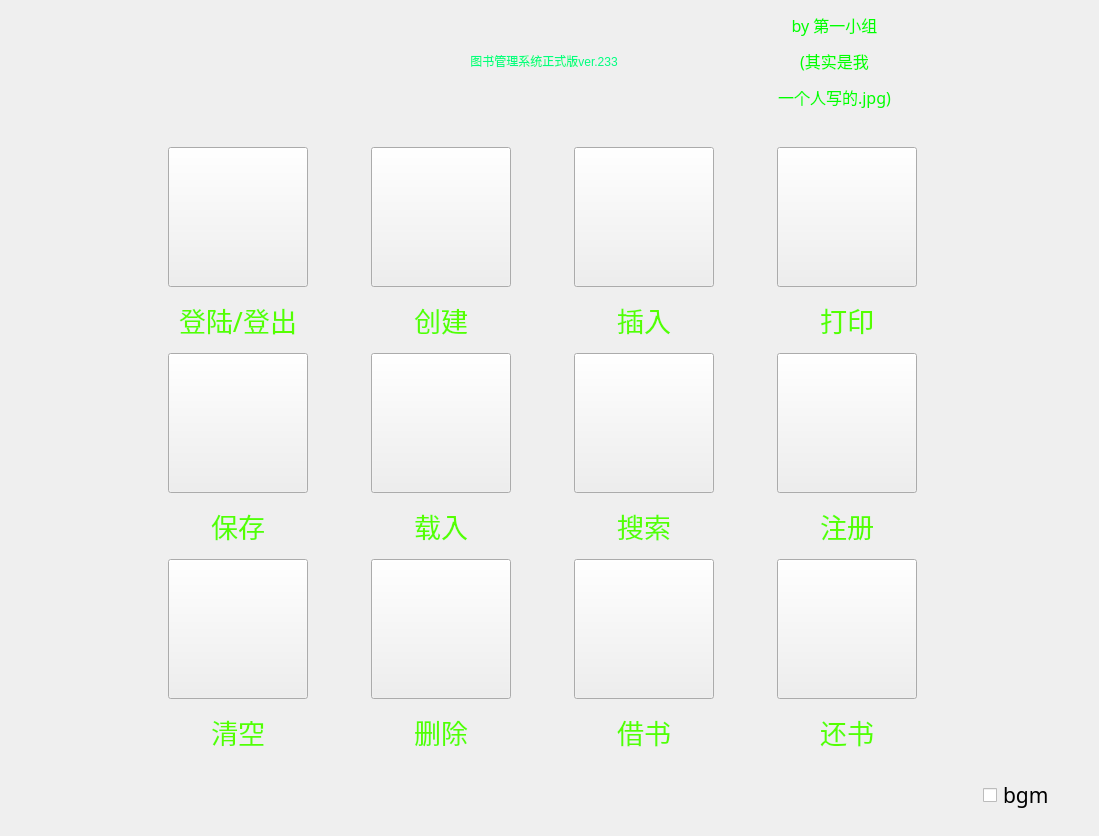
<?xml version="1.0" encoding="UTF-8"?>
<ui version="4.0">
 <class>Widget</class>
 <widget class="QWidget" name="Widget">
  <property name="geometry">
   <rect>
    <x>0</x>
    <y>0</y>
    <width>1099</width>
    <height>836</height>
   </rect>
  </property>
  <property name="windowTitle">
   <string>图书管理系统正式版ver.233</string>
  </property>
  <property name="windowIcon">
   <iconset resource="appico.qrc">
    <normaloff>:/btn.png</normaloff>:/btn.png</iconset>
  </property>
  <property name="styleSheet">
   <string notr="true">#Widget{border-image: url(:/新前缀/cb8065380cd79123b53fe4beae345982b3b78018.jpg);}</string>
  </property>
  <layout class="QGridLayout" name="gridLayout_2">
   <item row="5" column="1" rowspan="2" colspan="3">
    <layout class="QGridLayout" name="gridLayout" rowstretch="1,1,1,1,1,1" rowminimumheight="1,1,1,1,1,1">
     <item row="0" column="0">
      <widget class="QPushButton" name="loginbutton">
       <property name="minimumSize">
        <size>
         <width>140</width>
         <height>140</height>
        </size>
       </property>
       <property name="maximumSize">
        <size>
         <width>140</width>
         <height>140</height>
        </size>
       </property>
       <property name="baseSize">
        <size>
         <width>0</width>
         <height>0</height>
        </size>
       </property>
       <property name="font">
        <font>
         <family>Agency FB</family>
         <pointsize>60</pointsize>
        </font>
       </property>
       <property name="styleSheet">
        <string notr="true">QPushButton#loginbutton
{
border-image: url(:/冈部1（PNG）.png);
}
QPushButton#loginbutton:hover
{
 border-image:url(:/冈部2（PNG）.png);
}
QPushButton#loginbutton:pressed
{
 border-image:url(:/冈部3（PNG）.png);
}
</string>
       </property>
       <property name="text">
        <string/>
       </property>
      </widget>
     </item>
     <item row="0" column="1">
      <widget class="QPushButton" name="createbutton">
       <property name="minimumSize">
        <size>
         <width>140</width>
         <height>140</height>
        </size>
       </property>
       <property name="maximumSize">
        <size>
         <width>140</width>
         <height>140</height>
        </size>
       </property>
       <property name="font">
        <font>
         <family>Agency FB</family>
         <pointsize>70</pointsize>
        </font>
       </property>
       <property name="styleSheet">
        <string notr="true">QPushButton#createbutton
{
border-image: url(:/嘟嘟噜2（PNG）.png);
}
QPushButton#createbutton:hover
{
border-image: url(:/嘟嘟噜3（PNG）.png);
}
QPushButton#createbutton:pressed
{
border-image: url(:/嘟嘟噜1（PNG）.png);
}</string>
       </property>
       <property name="text">
        <string/>
       </property>
      </widget>
     </item>
     <item row="0" column="2">
      <widget class="QPushButton" name="insertbutton">
       <property name="minimumSize">
        <size>
         <width>140</width>
         <height>140</height>
        </size>
       </property>
       <property name="maximumSize">
        <size>
         <width>140</width>
         <height>140</height>
        </size>
       </property>
       <property name="styleSheet">
        <string notr="true">QPushButton#insertbutton
{
border-image: url(:/阿万音1（PNG）.png);
}
QPushButton#insertbutton:hover
{
border-image: url(:/阿万音2（PNG）.png);
}
QPushButton#insertbutton:pressed
{
border-image: url(:/阿万音3（PNG）.png);
}</string>
       </property>
       <property name="text">
        <string/>
       </property>
      </widget>
     </item>
     <item row="0" column="3">
      <widget class="QPushButton" name="printbutton">
       <property name="minimumSize">
        <size>
         <width>140</width>
         <height>140</height>
        </size>
       </property>
       <property name="maximumSize">
        <size>
         <width>140</width>
         <height>140</height>
        </size>
       </property>
       <property name="styleSheet">
        <string notr="true">QPushButton#printbutton
{
border-image: url(:/萌郁1（PNG）.png);
}
QPushButton#printbutton:hover
{
border-image: url(:/萌郁2（PNG）.png);
}
QPushButton#printbutton:pressed
{
border-image: url(:/萌郁3（PNG）.png);
}</string>
       </property>
       <property name="text">
        <string/>
       </property>
      </widget>
     </item>
     <item row="1" column="0">
      <widget class="QLabel" name="label_2">
       <property name="font">
        <font>
         <family>华文琥珀</family>
         <pointsize>16</pointsize>
        </font>
       </property>
       <property name="text">
        <string>&lt;html&gt;&lt;head/&gt;&lt;body&gt;&lt;p align=&quot;center&quot;&gt;&lt;span style=&quot; font-size:20pt; color:#55ff00;&quot;&gt;登陆/登出&lt;/span&gt;&lt;/p&gt;&lt;/body&gt;&lt;/html&gt;</string>
       </property>
      </widget>
     </item>
     <item row="1" column="1">
      <widget class="QLabel" name="label_3">
       <property name="font">
        <font>
         <family>华文琥珀</family>
         <pointsize>16</pointsize>
        </font>
       </property>
       <property name="text">
        <string>&lt;html&gt;&lt;head/&gt;&lt;body&gt;&lt;p align=&quot;center&quot;&gt;&lt;span style=&quot; font-size:20pt; color:#55ff00;&quot;&gt;创建&lt;/span&gt;&lt;/p&gt;&lt;/body&gt;&lt;/html&gt;</string>
       </property>
      </widget>
     </item>
     <item row="1" column="2">
      <widget class="QLabel" name="label_4">
       <property name="font">
        <font>
         <family>华文琥珀</family>
         <pointsize>16</pointsize>
        </font>
       </property>
       <property name="text">
        <string>&lt;html&gt;&lt;head/&gt;&lt;body&gt;&lt;p align=&quot;center&quot;&gt;&lt;span style=&quot; font-size:20pt; color:#55ff00;&quot;&gt;插入&lt;/span&gt;&lt;/p&gt;&lt;/body&gt;&lt;/html&gt;</string>
       </property>
      </widget>
     </item>
     <item row="1" column="3">
      <widget class="QLabel" name="label_5">
       <property name="font">
        <font>
         <family>华文琥珀</family>
         <pointsize>16</pointsize>
        </font>
       </property>
       <property name="text">
        <string>&lt;html&gt;&lt;head/&gt;&lt;body&gt;&lt;p align=&quot;center&quot;&gt;&lt;span style=&quot; font-size:20pt; color:#55ff00;&quot;&gt;打印&lt;/span&gt;&lt;/p&gt;&lt;/body&gt;&lt;/html&gt;</string>
       </property>
      </widget>
     </item>
     <item row="2" column="0">
      <widget class="QPushButton" name="savebutton">
       <property name="minimumSize">
        <size>
         <width>140</width>
         <height>140</height>
        </size>
       </property>
       <property name="maximumSize">
        <size>
         <width>140</width>
         <height>140</height>
        </size>
       </property>
       <property name="styleSheet">
        <string notr="true">QPushButton#savebutton
{
border-image: url(:/菲莉丝1（PNG）.png);
}
QPushButton#savebutton:hover
{
border-image: url(:/菲莉丝2（PNG）.png);
}
QPushButton#savebutton:pressed
{
border-image: url(:/菲莉丝3（PNG）.png);
}</string>
       </property>
       <property name="text">
        <string/>
       </property>
      </widget>
     </item>
     <item row="2" column="1">
      <widget class="QPushButton" name="loadbutton">
       <property name="minimumSize">
        <size>
         <width>140</width>
         <height>140</height>
        </size>
       </property>
       <property name="maximumSize">
        <size>
         <width>140</width>
         <height>140</height>
        </size>
       </property>
       <property name="styleSheet">
        <string notr="true">QPushButton#loadbutton
{
border-image: url(:/真帆1（PNG）.png);
}
QPushButton#loadbutton:hover
{
border-image: url(:/真帆2（PNG）.png);
}
QPushButton#loadbutton:pressed
{
border-image: url(:/真帆3（PNG）.png);
}</string>
       </property>
       <property name="text">
        <string/>
       </property>
      </widget>
     </item>
     <item row="2" column="2">
      <widget class="QPushButton" name="searchbutton">
       <property name="minimumSize">
        <size>
         <width>140</width>
         <height>140</height>
        </size>
       </property>
       <property name="maximumSize">
        <size>
         <width>140</width>
         <height>140</height>
        </size>
       </property>
       <property name="styleSheet">
        <string notr="true">QPushButton#searchbutton
{
border-image: url(:/琉华子1（PNG）.png);
}
QPushButton#searchbutton:hover
{
border-image: url(:/琉华子2（PNG）.png);
}
QPushButton#searchbutton:pressed
{
border-image: url(:/琉华子3（PNG）.png);
}</string>
       </property>
       <property name="text">
        <string/>
       </property>
      </widget>
     </item>
     <item row="2" column="3">
      <widget class="QPushButton" name="registerbutton">
       <property name="minimumSize">
        <size>
         <width>140</width>
         <height>140</height>
        </size>
       </property>
       <property name="maximumSize">
        <size>
         <width>140</width>
         <height>140</height>
        </size>
       </property>
       <property name="styleSheet">
        <string notr="true">QPushButton#registerbutton
{
border-image: url(:/小动物1（PNG）.png);
}
QPushButton#registerbutton:hover
{
border-image: url(:/小动物2（PNG）.png);
}
QPushButton#registerbutton:pressed
{
border-image: url(:/小动物3（PNG）.png);
}</string>
       </property>
       <property name="text">
        <string/>
       </property>
      </widget>
     </item>
     <item row="3" column="0">
      <widget class="QLabel" name="label_9">
       <property name="font">
        <font>
         <family>华文琥珀</family>
         <pointsize>16</pointsize>
        </font>
       </property>
       <property name="text">
        <string>&lt;html&gt;&lt;head/&gt;&lt;body&gt;&lt;p align=&quot;center&quot;&gt;&lt;span style=&quot; font-size:20pt; color:#55ff00;&quot;&gt;保存&lt;/span&gt;&lt;/p&gt;&lt;/body&gt;&lt;/html&gt;</string>
       </property>
      </widget>
     </item>
     <item row="3" column="1">
      <widget class="QLabel" name="label_8">
       <property name="font">
        <font>
         <family>华文琥珀</family>
         <pointsize>16</pointsize>
        </font>
       </property>
       <property name="text">
        <string>&lt;html&gt;&lt;head/&gt;&lt;body&gt;&lt;p align=&quot;center&quot;&gt;&lt;span style=&quot; font-size:20pt; color:#55ff00;&quot;&gt;载入&lt;/span&gt;&lt;/p&gt;&lt;/body&gt;&lt;/html&gt;</string>
       </property>
      </widget>
     </item>
     <item row="3" column="2">
      <widget class="QLabel" name="label_7">
       <property name="font">
        <font>
         <family>华文琥珀</family>
         <pointsize>16</pointsize>
        </font>
       </property>
       <property name="text">
        <string>&lt;html&gt;&lt;head/&gt;&lt;body&gt;&lt;p align=&quot;center&quot;&gt;&lt;span style=&quot; font-size:20pt; color:#55ff00;&quot;&gt;搜索&lt;/span&gt;&lt;/p&gt;&lt;/body&gt;&lt;/html&gt;</string>
       </property>
      </widget>
     </item>
     <item row="3" column="3">
      <widget class="QLabel" name="label_6">
       <property name="font">
        <font>
         <family>华文琥珀</family>
         <pointsize>16</pointsize>
        </font>
       </property>
       <property name="text">
        <string>&lt;html&gt;&lt;head/&gt;&lt;body&gt;&lt;p align=&quot;center&quot;&gt;&lt;span style=&quot; font-size:20pt; color:#55ff00;&quot;&gt;注册&lt;/span&gt;&lt;/p&gt;&lt;/body&gt;&lt;/html&gt;</string>
       </property>
      </widget>
     </item>
     <item row="4" column="0">
      <widget class="QPushButton" name="emptybutton">
       <property name="minimumSize">
        <size>
         <width>140</width>
         <height>140</height>
        </size>
       </property>
       <property name="maximumSize">
        <size>
         <width>140</width>
         <height>140</height>
        </size>
       </property>
       <property name="styleSheet">
        <string notr="true">QPushButton#emptybutton
{
border-image: url(:/打工战士1（PNG）.png);
}
QPushButton#emptybutton:hover
{
border-image: url(:/打工战士2（PNG）.png);
}
QPushButton#emptybutton:pressed
{
border-image: url(:/打工战士3（PNG）.png);
}</string>
       </property>
       <property name="text">
        <string/>
       </property>
      </widget>
     </item>
     <item row="4" column="1">
      <widget class="QPushButton" name="deletebutton">
       <property name="minimumSize">
        <size>
         <width>140</width>
         <height>140</height>
        </size>
       </property>
       <property name="maximumSize">
        <size>
         <width>140</width>
         <height>140</height>
        </size>
       </property>
       <property name="styleSheet">
        <string notr="true">QPushButton#deletebutton
{
	border-image: url(:/助手1（PNG）.png);
}
QPushButton#deletebutton:hover
{
border-image: url(:/助手2（PNG）.png);
}
QPushButton#deletebutton:pressed
{
border-image: url(:/助手3（PNG）.png);
}</string>
       </property>
       <property name="text">
        <string/>
       </property>
      </widget>
     </item>
     <item row="4" column="2">
      <widget class="QPushButton" name="borrowbutton">
       <property name="minimumSize">
        <size>
         <width>140</width>
         <height>140</height>
        </size>
       </property>
       <property name="maximumSize">
        <size>
         <width>140</width>
         <height>140</height>
        </size>
       </property>
       <property name="styleSheet">
        <string notr="true">QPushButton#borrowbutton
{
border-image: url(:/篝1（PNG）.png);
}
QPushButton#borrowbutton:hover
{
border-image: url(:/篝2（PNG）.png);
}
QPushButton#borrowbutton:pressed
{
border-image: url(:/篝3（PNG）.png);
}</string>
       </property>
       <property name="text">
        <string/>
       </property>
      </widget>
     </item>
     <item row="4" column="3">
      <widget class="QPushButton" name="returnbutton">
       <property name="minimumSize">
        <size>
         <width>140</width>
         <height>140</height>
        </size>
       </property>
       <property name="maximumSize">
        <size>
         <width>140</width>
         <height>140</height>
        </size>
       </property>
       <property name="styleSheet">
        <string notr="true">QPushButton#returnbutton
{
border-image: url(:/桶子1（PNG）.png);
}
QPushButton#returnbutton:hover
{
border-image: url(:/桶子2（PNG）.png);
}
QPushButton#returnbutton:pressed
{
border-image: url(:/桶子3（PNG）.png);
}</string>
       </property>
       <property name="text">
        <string/>
       </property>
      </widget>
     </item>
     <item row="5" column="0">
      <widget class="QLabel" name="label_10">
       <property name="font">
        <font>
         <family>华文琥珀</family>
         <pointsize>16</pointsize>
        </font>
       </property>
       <property name="text">
        <string>&lt;html&gt;&lt;head/&gt;&lt;body&gt;&lt;p align=&quot;center&quot;&gt;&lt;span style=&quot; font-size:20pt; color:#55ff00;&quot;&gt;清空&lt;/span&gt;&lt;/p&gt;&lt;/body&gt;&lt;/html&gt;</string>
       </property>
      </widget>
     </item>
     <item row="5" column="1">
      <widget class="QLabel" name="label_11">
       <property name="font">
        <font>
         <family>华文琥珀</family>
         <pointsize>16</pointsize>
        </font>
       </property>
       <property name="text">
        <string>&lt;html&gt;&lt;head/&gt;&lt;body&gt;&lt;p align=&quot;center&quot;&gt;&lt;span style=&quot; font-size:20pt; color:#55ff00;&quot;&gt;删除&lt;/span&gt;&lt;/p&gt;&lt;/body&gt;&lt;/html&gt;</string>
       </property>
      </widget>
     </item>
     <item row="5" column="2">
      <widget class="QLabel" name="label_12">
       <property name="font">
        <font>
         <family>华文琥珀</family>
         <pointsize>16</pointsize>
        </font>
       </property>
       <property name="text">
        <string>&lt;html&gt;&lt;head/&gt;&lt;body&gt;&lt;p align=&quot;center&quot;&gt;&lt;span style=&quot; font-size:20pt; color:#55ff00;&quot;&gt;借书&lt;/span&gt;&lt;/p&gt;&lt;/body&gt;&lt;/html&gt;</string>
       </property>
      </widget>
     </item>
     <item row="5" column="3">
      <widget class="QLabel" name="label_13">
       <property name="font">
        <font>
         <family>华文琥珀</family>
         <pointsize>16</pointsize>
        </font>
       </property>
       <property name="text">
        <string>&lt;html&gt;&lt;head/&gt;&lt;body&gt;&lt;p align=&quot;center&quot;&gt;&lt;span style=&quot; font-size:20pt; color:#55ff00;&quot;&gt;还书&lt;/span&gt;&lt;/p&gt;&lt;/body&gt;&lt;/html&gt;</string>
       </property>
      </widget>
     </item>
    </layout>
   </item>
   <item row="7" column="4">
    <widget class="QCheckBox" name="checkBox">
     <property name="maximumSize">
      <size>
       <width>105</width>
       <height>30</height>
      </size>
     </property>
     <property name="font">
      <font>
       <family>华文琥珀</family>
       <pointsize>16</pointsize>
      </font>
     </property>
     <property name="styleSheet">
      <string notr="true">QCheckBox#checkBox
{
border-color:white;
border-image: url(:/按钮.PNG);
}
QCheckBox#checkBox:hover
{
color:white;
border-image: url(:/按钮.PNG);
}
QCheckBox#checkBox:pressed
{
color:blue;
border-image: url(:/按钮.PNG);
border:transparent;
}</string>
     </property>
     <property name="text">
      <string>bgm</string>
     </property>
    </widget>
   </item>
   <item row="6" column="4">
    <spacer name="horizontalSpacer_2">
     <property name="orientation">
      <enum>Qt::Horizontal</enum>
     </property>
     <property name="sizeType">
      <enum>QSizePolicy::Fixed</enum>
     </property>
     <property name="sizeHint" stdset="0">
      <size>
       <width>100</width>
       <height>20</height>
      </size>
     </property>
    </spacer>
   </item>
   <item row="7" column="2">
    <spacer name="verticalSpacer">
     <property name="orientation">
      <enum>Qt::Vertical</enum>
     </property>
     <property name="sizeType">
      <enum>QSizePolicy::Fixed</enum>
     </property>
     <property name="sizeHint" stdset="0">
      <size>
       <width>20</width>
       <height>60</height>
      </size>
     </property>
    </spacer>
   </item>
   <item row="6" column="0">
    <spacer name="horizontalSpacer">
     <property name="orientation">
      <enum>Qt::Horizontal</enum>
     </property>
     <property name="sizeType">
      <enum>QSizePolicy::Fixed</enum>
     </property>
     <property name="sizeHint" stdset="0">
      <size>
       <width>100</width>
       <height>20</height>
      </size>
     </property>
    </spacer>
   </item>
   <item row="4" column="2">
    <spacer name="verticalSpacer_2">
     <property name="orientation">
      <enum>Qt::Vertical</enum>
     </property>
     <property name="sizeType">
      <enum>QSizePolicy::Fixed</enum>
     </property>
     <property name="sizeHint" stdset="0">
      <size>
       <width>20</width>
       <height>30</height>
      </size>
     </property>
    </spacer>
   </item>
   <item row="2" column="2">
    <widget class="QLabel" name="label">
     <property name="maximumSize">
      <size>
       <width>16777215</width>
       <height>100</height>
      </size>
     </property>
     <property name="styleSheet">
      <string notr="true">border-image: \*url();
font: 28pt &quot;华文琥珀&quot;;
</string>
     </property>
     <property name="text">
      <string>&lt;html&gt;&lt;head/&gt;&lt;body&gt;&lt;p align=&quot;center&quot;&gt;&lt;span style=&quot; color:#00ff7f;&quot;&gt;图书管理系统正式版ver.233&lt;/span&gt;&lt;/p&gt;&lt;/body&gt;&lt;/html&gt;</string>
     </property>
    </widget>
   </item>
   <item row="2" column="3">
    <widget class="QLabel" name="label_14">
     <property name="font">
      <font>
       <family>华文琥珀</family>
      </font>
     </property>
     <property name="text">
      <string>&lt;html&gt;&lt;head/&gt;&lt;body&gt;&lt;p align=&quot;center&quot;&gt;&lt;span style=&quot; font-size:12pt; color:#00ff00;&quot;&gt;by 第一小组&lt;/span&gt;&lt;/p&gt;&lt;p align=&quot;center&quot;&gt;&lt;span style=&quot; font-size:12pt; color:#00ff00;&quot;&gt;(其实是我&lt;/span&gt;&lt;/p&gt;&lt;p align=&quot;center&quot;&gt;&lt;span style=&quot; font-size:12pt; color:#00ff00;&quot;&gt;一个人写的.jpg)&lt;/span&gt;&lt;/p&gt;&lt;/body&gt;&lt;/html&gt;</string>
     </property>
    </widget>
   </item>
  </layout>
 </widget>
 <layoutdefault spacing="6" margin="11"/>
 <resources>
  <include location="appico.qrc"/>
 </resources>
 <connections/>
</ui>
